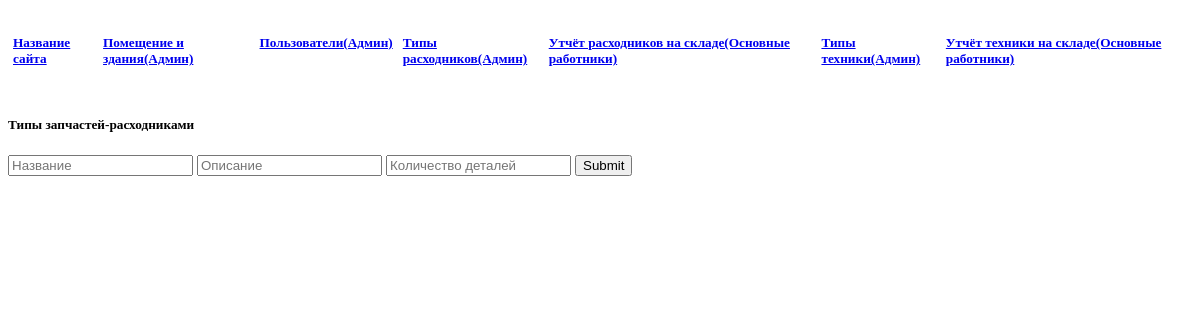
Page /type_dev.php on the earlier database version.
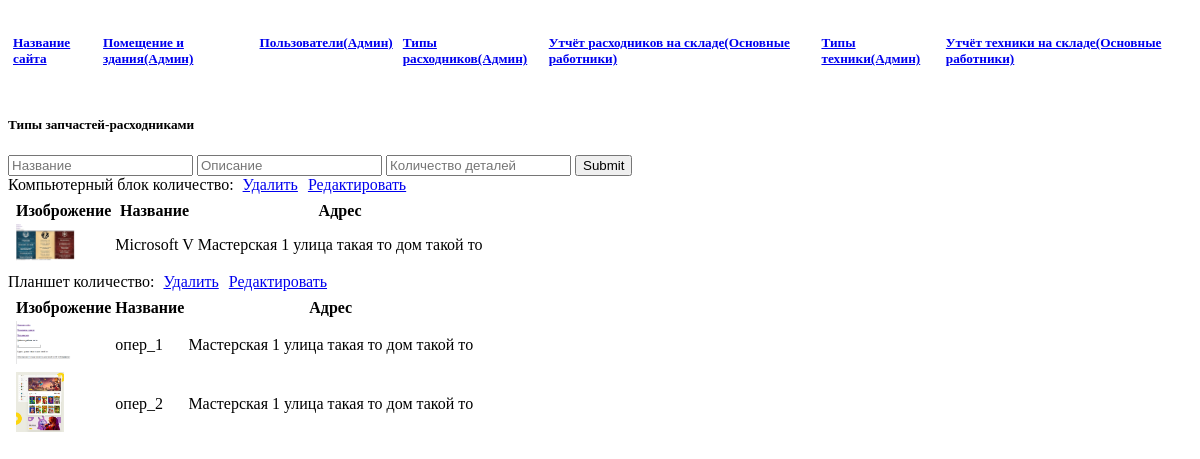
Same page on the later database version.
### tables this page shows
CREATE TABLE `Type_dev` (
  `id` int NOT NULL,
  `name` varchar(50) NOT NULL,
  `description` varchar(255) NOT NULL,
  `quantity_aces` varchar(255) DEFAULT NULL,
  `quantity` varchar(255) DEFAULT NULL
);

CREATE TABLE `Accessories` (
  `id` varchar(250) NOT NULL,
  `images` varchar(255) NOT NULL,
  `name` varchar(50) NOT NULL,
  `id_w_shop` int NOT NULL,
  `id_type_aces` varchar(255) NOT NULL,
  `id_dev` varchar(255) DEFAULT NULL
);

CREATE TABLE `Workshops` (
  `id` int NOT NULL,
  `image` varchar(255) NOT NULL,
  `name` varchar(50) NOT NULL,
  `address` varchar(50) NOT NULL
);

### type_dev.php (the view, shortened to what this page needs)
<?php
require_once 'view/header.html';
?>
<h5>Типы запчастей-расходниками</h5>
<form method="POST" action="controller/add_type_dev.php" enctype="multipart/form-data">
	<input type="text" name="name" placeholder="Название">
	<input type="text" name="description" placeholder="Описание">
	<input type="text" name="quantity_aces" placeholder="Количество деталей">
	<input type="submit" name="reg">
</form>
	<?php
	$tp_sql_aces="SELECT * FROM `Type_dev`";
	$run_tp_sql_aces=mysqli_query($con, $tp_sql_aces);
	while ($row_td_aces = mysqli_fetch_array($run_tp_sql_aces)) {
		$id_td_aces=$row_td_aces['id'];
		$name_td_aces=$row_td_aces['name'];
		$quantity_td_aces=$row_td_aces['quantity'];
		$jobs_sql="SELECT * FROM `Accessories` WHERE `id_type_aces`='$id_td_aces'";
		$run_jobs_sql=mysqli_query($con, $jobs_sql);
		echo "
		<table>
		<tr>
			<th>Изоброжение</th>
			<th>Название</th>
			<th>Адрес</th>
		</tr>";
		echo "$name_td_aces количество: $quantity_td_aces
		<a href='controller/dell_aces_type.php?id=$id_td_aces'>Удалить</a>
		<a href='acse_edit.php?id=$id_td_aces'>Редактировать</a>";
		while ($row_aces = mysqli_fetch_array($run_jobs_sql)) {
			$image_aces=$row_aces['images'];
			$name_aces=$row_aces['name'];
			$id_w_shop_aces=$row_aces['id_w_shop'];
			$ws_sql_aces="SELECT * FROM `Workshops` WHERE `id`='$id_w_shop_aces'";
			$run_ws_sql_aces=mysqli_query($con, $ws_sql_aces);
			$row_ws_aces = mysqli_fetch_array($run_ws_sql_aces);
			$name_ws_aces=$row_ws_aces['name'];
			$address_ws_aces=$row_ws_aces['address'];
			echo "
			<tr>
				<td><div class='logo'><img src='assets/image/Accessories/$image_aces'></div></td>
				<td>$name_aces</td>
				<td>$name_ws_aces $address_ws_aces</td>
			</tr>
		";
		}
	}
	?>
</table>

Differences in the rows shown:
added accessories: images (picture), name "Microsoft V", workshops.name "Мастерская 1", workshops.address "улица такая то дом такой то"
added accessories: images (picture), name "опер_1", workshops.name "Мастерская 1", workshops.address "улица такая то дом такой то"
added accessories: images (picture), name "опер_2", workshops.name "Мастерская 1", workshops.address "улица такая то дом такой то"
Other differences:
text no longer shown: "Название сайта Помещение и здания(Админ) Пользователи(Админ) Типы расходников(Админ) Утчёт расходников на складе(Основные работники) Типы техники(Админ) Утчёт техники на складе(Основные работники)"
text now shown: "Название сайта Помещение и здания(Админ) Пользователи(Админ) Типы расходников(Админ) Утчёт расходников на складе(Основные работники) Типы техники(Админ) Утчёт техники на складе(Основные работники) Компьютерный блок количество: Планшет количество:"
